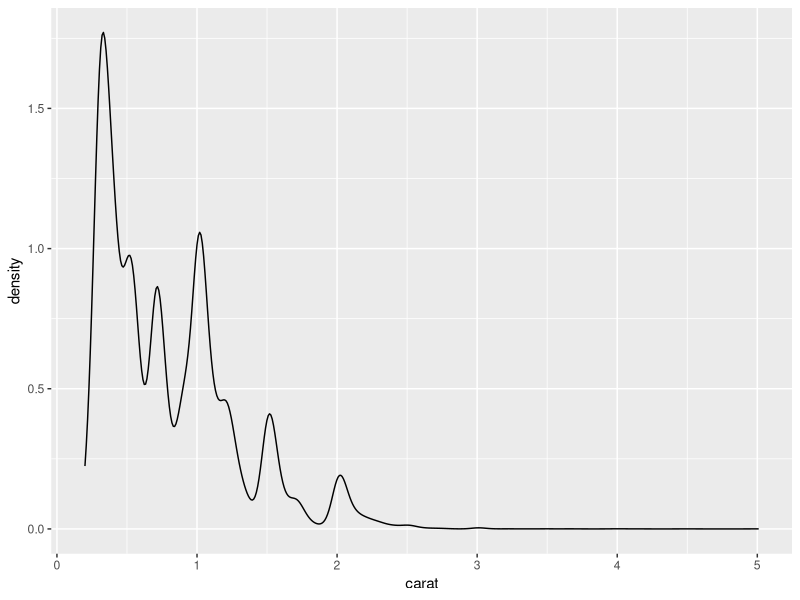
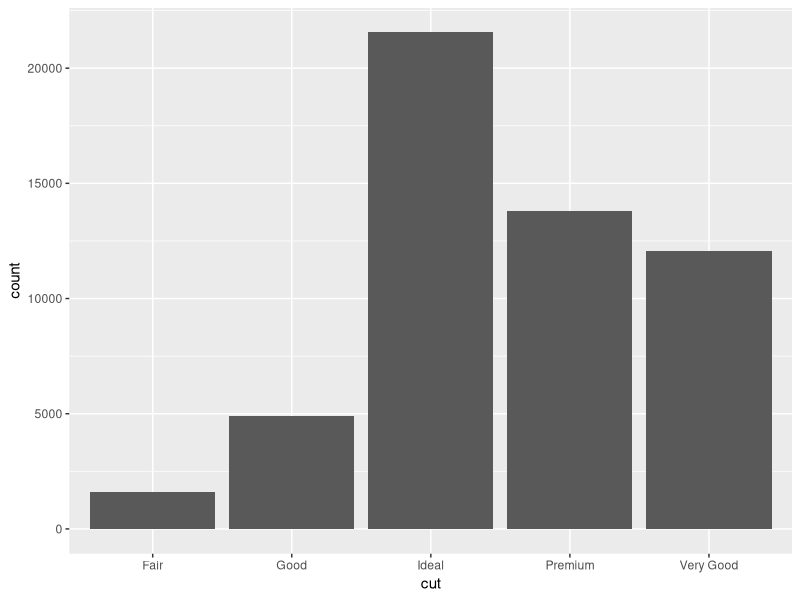
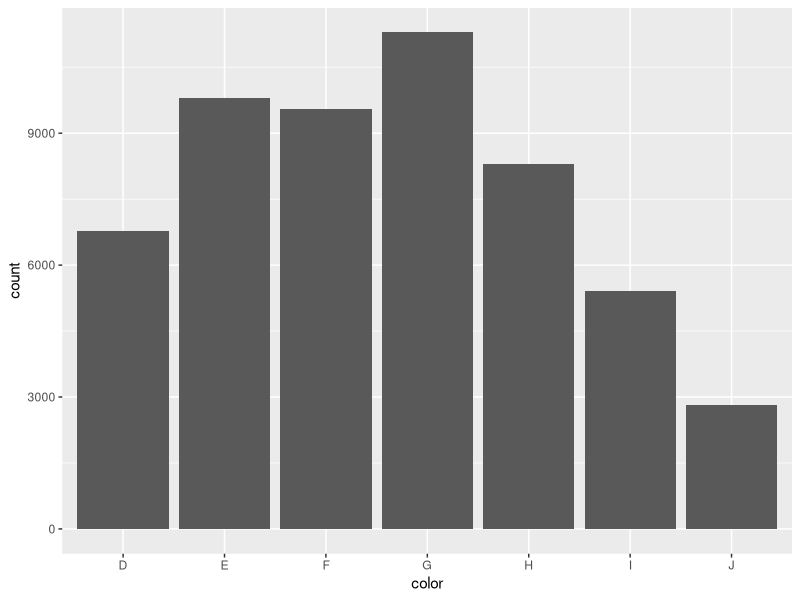
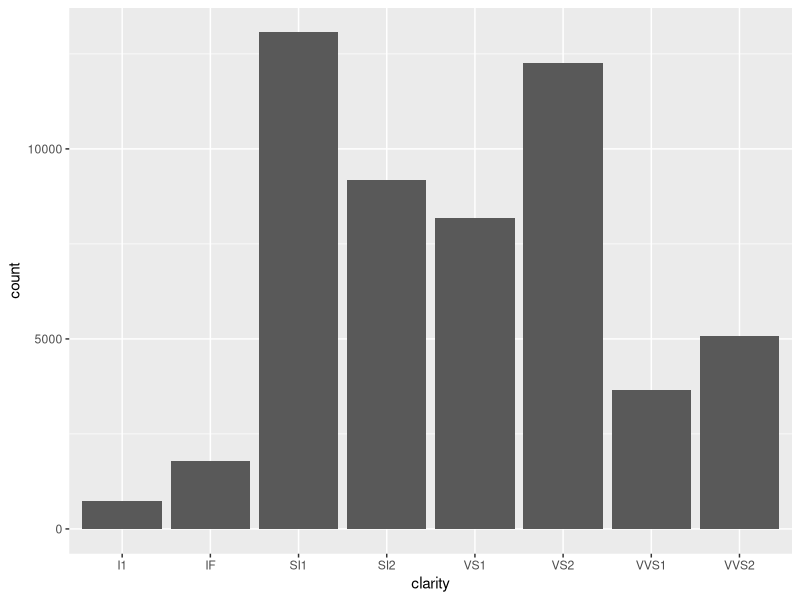
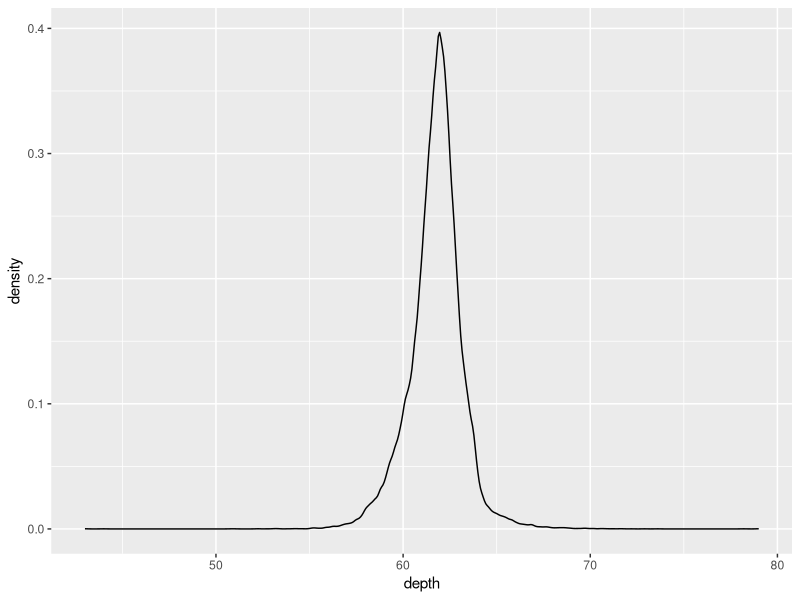
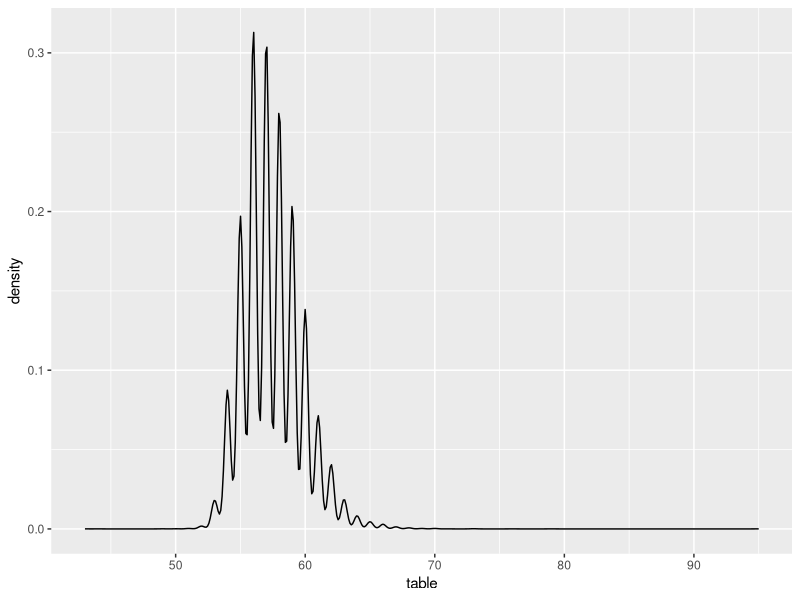
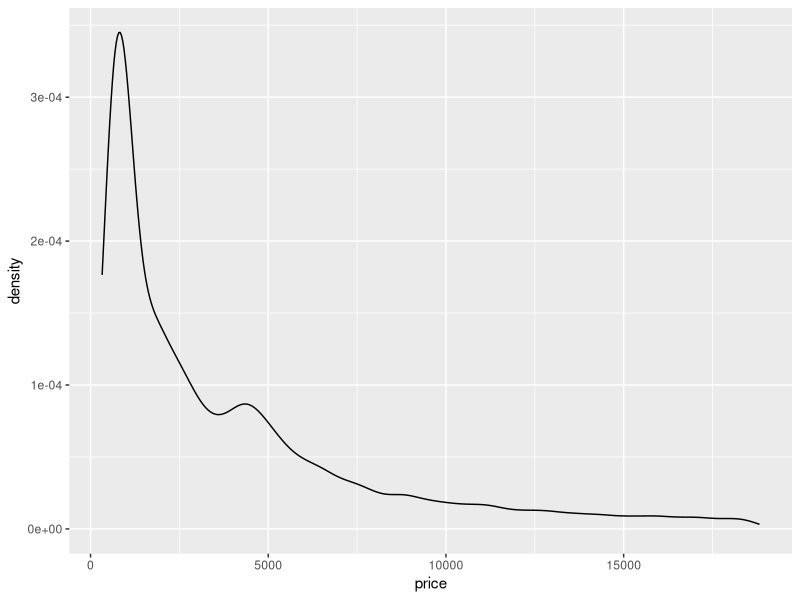
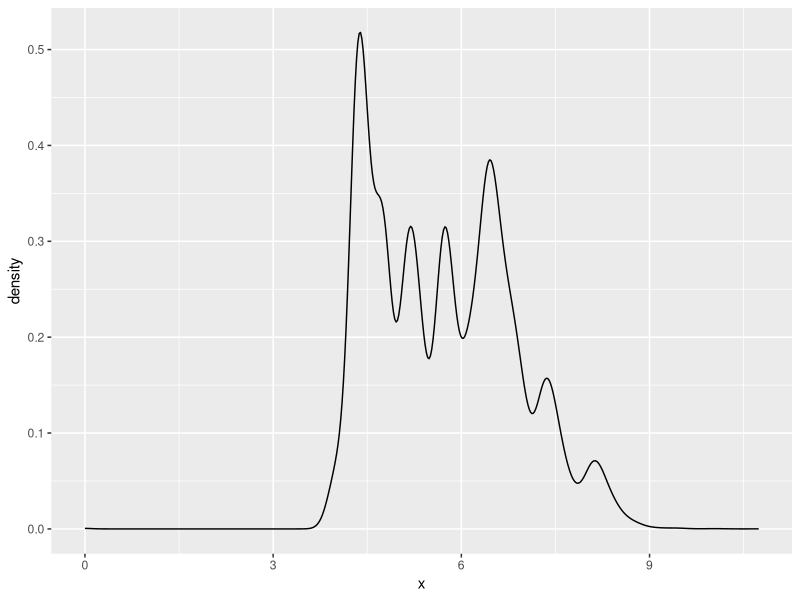

Generate these figures, in order, with R: (Note: this script raises an error after producing the figures.)
## ---- chunk 1
knitr::opts_chunk$set(error = TRUE) #this allows errors to be printed into the PDF
## ---- chunk 2
#TO-DO
library('ggplot2')
## ---- chunk 3
?diamonds
str(diamonds)
diamonds$cut = factor(as.character(diamonds$cut))
diamonds$color = factor(as.character(diamonds$color))
diamonds$clarity = factor(as.character(diamonds$clarity))
## ---- chunk 4
#TO-DO


for (col in colnames(diamonds)) {
  base = ggplot(diamonds, aes_string(col))
  if(is.factor(diamonds[[col]]) ){
    print ('TRUE')
    print (base + geom_bar())
  }
  else{
    print(base + geom_density())
  }
}



## ---- chunk 5
#TO-DO
for (col in colnames(diamonds)) {
  base = ggplot(diamonds, aes_string(col))
  if(is.factor(diamonds[[col]]) ){
    print ('TRUE')
    print (base + geom_boxplot(aes(y=price)))
  }
  else{
    print(base + geom_point(aes(y=price)))
  }
}

## ---- chunk 6
#TO-DO
ggplot(diamonds) +
  geom_point(aes(x=cut,y=color))

lm(color ~ cut, diamonds)
## ---- chunk 7
ggplot(diamonds) +
  geom_point(aes(x=depth,y=color))
## ---- chunk 8
ggplot(diamonds) +
  geom_point(aes(x=cut,y=depth))
## ---- chunk 9
#TO-DO
obj = ggplot(diamonds, aes(x = color, y = clarity, color = price)) +
  geom_point(size=0.01) +
  geom_jitter(width=0.1,height=0.1)+
  labs(x = "Diamond Color", y = "uniformity of cell size") + 
  ggtitle("Breast Cancer Malignancy", subtitle = "by two tumor characteristics")

obj

## ---- chunk 10
mod = lm( price ~ depth, diamonds)
## ---- chunk 11
#TO-DO
coef(mod)
summary(mod)$r.squared
summary(mod)$sigma
## ---- chunk 12
#TO-DO
mod1 = lm( price ~ carat, diamonds)
## ---- chunk 13
#TO-DO
coef(mod1)
summary(mod1)$r.squared
summary(mod1)$sigma
## ---- chunk 14
#TO-DO
## ---- chunk 15
#TO-DO
## ---- chunk 16
#TO-DO
## ---- chunk 17
#TO-DO
## ---- chunk 18
#TO-DO
## ---- chunk 19
#TO-DO
## ---- chunk 20
#TO-DO
## ---- chunk 21
#TO-DO
## ---- chunk 22
#TO-DO
## ---- chunk 23
#TO-DO
## ---- chunk 24
#TO-DO
## ---- chunk 25
#TO-DO
## ---- chunk 26
#TO-DO
## ---- chunk 27
#TO-DO
## ---- chunk 28
#TO-DO
## ---- chunk 29
#TO-DO
## ---- chunk 30
#TO-DO
## ---- chunk 31
#TO-DO
## ---- chunk 32
#TO-DO
## ---- chunk 33
#TO-DO
## ---- chunk 34
#TO-DO
## ---- chunk 35
#TO-DO
## ---- chunk 36
#TO-DO if you want extra credit
## ---- chunk 37
rm(list = ls())
set.seed(1003)
n = 100
beta_0 = 1
beta_1 = 5
xmin = 0
xmax = 1
x = runif(n, xmin, xmax)
#best possible model
h_star_x = beta_0 + beta_1 * x

#actual data differs due to information we don't have
epsilon = rnorm(n)
y = h_star_x + epsilon
## ---- chunk 38
p_fake = 2
X = matrix(c(x, rnorm(n * p_fake)), ncol = 1 + p_fake)
mod = lm(y ~ X)
## ---- chunk 39
#TO-DO

mod = lm(y_train ~ X_train)
y_hat_oos = predict(mod, X_test)
